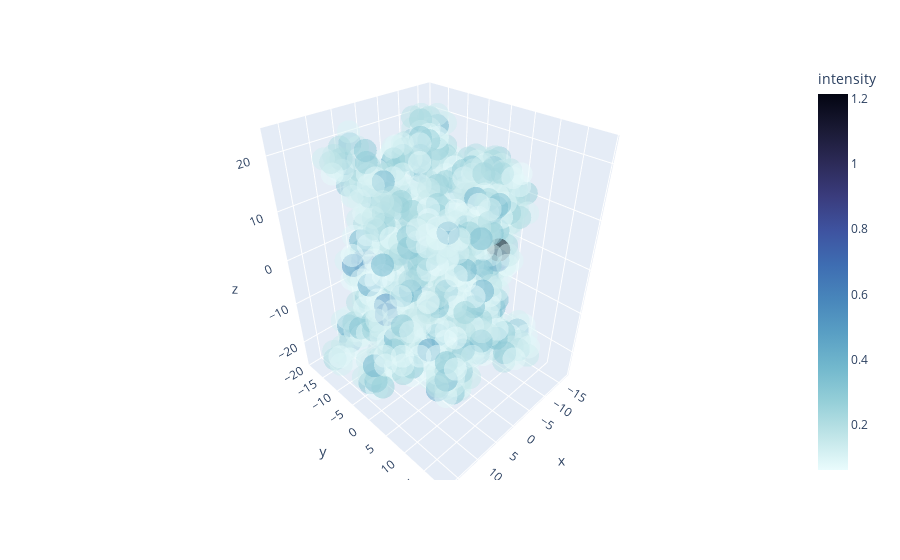

The cell this chart's notebook holds for it:
### Code cell
plot_field(fields['CA'], color='ice_r', threshold=0.06, alpha=0.5)

### Figure 1 — Plotly figure (JSON) as saved in the notebook; plotly's stock layout.template omitted (floating-point values rounded to 4 significant figures; data arrays with more than 128 entries replaced by an {"elided": "..."} marker saying what was removed)
{"data": [{"hoverlabel": {"namelength": 0}, "hovertemplate": "x=%{x}<br>y=%{y}<br>z=%{z}<br>intensity=%{marker.color}", "legendgroup": "", "marker": {"color": {"elided": "1147 float values"}, "coloraxis": "coloraxis", "opacity": 0.5, "symbol": "circle"}, "mode": "markers", "name": "", "scene": "scene", "showlegend": false, "type": "scatter3d", "x": {"elided": "1147 int values"}, "y": {"elided": "1147 int values"}, "z": {"elided": "1147 int values"}}], "layout": {"coloraxis": {"colorbar": {"title": {"text": "intensity"}}, "colorscale": [[0, "rgb(234, 252, 253)"], [0.09091, "rgb(192, 229, 232)"], [0.1818, "rgb(149, 207, 216)"], [0.2727, "rgb(114, 184, 205)"], [0.3636, "rgb(89, 159, 196)"], [0.4545, "rgb(72, 134, 187)"], [0.5455, "rgb(62, 109, 178)"], [0.6364, "rgb(62, 83, 160)"], [0.7273, "rgb(58, 60, 125)"], [0.8182, "rgb(44, 42, 87)"], [0.9091, "rgb(25, 25, 51)"], [1, "rgb(3, 5, 18)"]]}, "legend": {"tracegroupgap": 0}, "margin": {"t": 60}, "scene": {"domain": {"x": [0, 1], "y": [0, 1]}, "xaxis": {"title": {"text": "x"}}, "yaxis": {"title": {"text": "y"}}, "zaxis": {"title": {"text": "z"}}}}}
